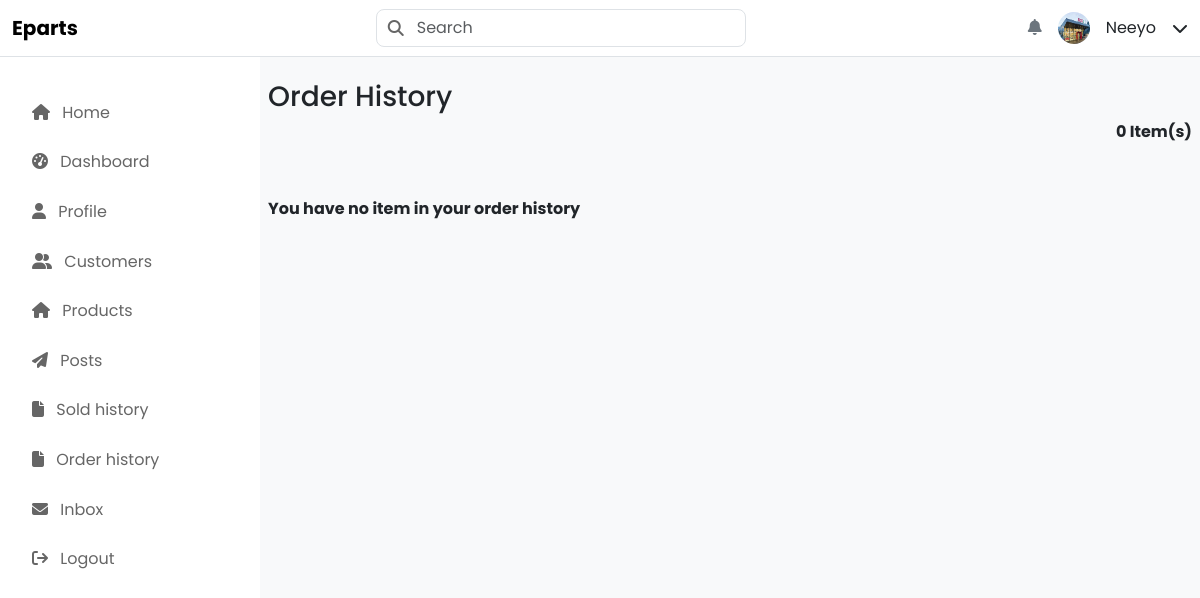
The app's page /dashboard/order-history.php (signed in) with its own data.
### tables this page shows
CREATE TABLE `user_profile` (
  `id` int(11) NOT NULL,
  `user_name` varchar(255) NOT NULL,
  `user_email` varchar(255) NOT NULL,
  `user_password` varchar(255) NOT NULL,
  `user_type` varchar(255) NOT NULL,
  `user_image` varchar(255) NOT NULL,
  `user_phone` varchar(255) NOT NULL,
  `user_location` varchar(255) NOT NULL,
  `lga` varchar(255) NOT NULL,
  `user_address` varchar(255) NOT NULL,
  `user_rating` varchar(255) NOT NULL,
  `verified` tinyint(11) NOT NULL,
  `vkey` varchar(255) NOT NULL,
  `reset_token` varchar(255) NOT NULL,
  `reset_token_expiry` varchar(255) NOT NULL,
  `date_added` varchar(255) NOT NULL
);

### dashboard/contents/profile-contents.php (called while the page is built, shortened)
<?php
     if(isset($_SESSION['user_id'])){
         $query = "SELECT * FROM user_profile WHERE id = ?";
         $stmt = $conn->prepare($query);
         $stmt->bind_param('i', $userId);
         $stmt->execute();
         $result = $stmt->get_result();
         if ($row = $result->fetch_assoc()) {
             $user_name = $row['user_name'];
             $user_image = $row['user_image'];
         } else {
              echo "No user found.";
         }
     }
?>

### dashboard/order-history.php (the view, shortened to what this page needs)
<?php session_start();
     if(isset($_SESSION['user_id'])){
         $userId = $_SESSION['user_id'];
         require("../engine/config.php");
         include("contents/profile-contents.php");
     }
     else{
         header("Location:../index.php");
         exit();
     }
?>
<!DOCTYPE html>
<html lang="en">
<head>
    <link href="https://cdnjs.cloudflare.com/ajax/libs/bootstrap/5.3.2/css/bootstrap.min.css" rel="stylesheet">
    <link href="https://cdnjs.cloudflare.com/ajax/libs/font-awesome/6.4.0/css/all.min.css" rel="stylesheet">
    <link rel="stylesheet" href="../assets/css/wholesaler/wholesaler-dashboard.css">
    <link rel="stylesheet" href="../assets/css/wholesaler/wholesaler-products.css">
</head>
<body class="bg-light">
<nav class="navbar navbar-expand-lg navbar-light bg-white border-bottom fixed-top">
        <div class="container-fluid">
            <a class="navbar-brand text-orange fw-bold" href="#">Eparts</a>
            <div class="position-relative d-flex align-items-center">
                <i class="fas fa-search search-icon"></i>
                <input type="text" class="form-control search-input" placeholder="Search">
            </div>
            <div class="d-flex align-items-center gap-3">
                <a href='notifications.php'><i class="fas fa-bell text-secondary"></i></a>
                <img src="<?php echo"../" .htmlspecialchars($user_image); ?>" class="rounded-circle" width="32" height="32">
                <span><?php echo htmlspecialchars($user_name); ?></span>
                <i class="fas fa-chevron-down"></i>
            </div>
        </div>
    </nav>
      <?php include ("components/side-bar.php"); ?>
    <div class="main-content pt-5 my-3 px-2">
    <div id="label">
    <?php
$sql = "SELECT
         products.product_id AS product_id,
         products.product_name AS product_name,
         products.product_location AS product_location ,
         products.product_price AS product_price,
         products.product_image AS product_image,
         products.product_views AS product_views,
         products.product_discount AS discount,
         cart.itemId AS itemId,
         cart.noofItem AS cart_no_of_items,
         cart.buyer AS buyer,
         cart.payment_status AS payment_status
        FROM products
        INNER JOIN cart ON cart.itemId = products.product_id
        WHERE cart.buyer = ? AND cart.payment_status = 1";
if ($stmt = $conn->prepare($sql)) {
    $stmt->bind_param("i", $userId);
    $stmt->execute();
    $getorderlist = $stmt->get_result();
} else {
    echo "Error preparing statement: " . $conn->error;
    exit;
}
echo "<h3 class='mt-3'>Order History</h3>";
echo "<h6 class='mt-2' style='text-align:right'><b>" . $getorderlist->num_rows . " Item(s)</b></h6><br>";
if ($getorderlist && $getorderlist->num_rows > 0) {
    ?>
    <div class='container d-flex justify-content-evenly'>
        <?php
        while ($data = $getorderlist->fetch_assoc()) {
            echo "<div style='width:250px;' id='package mt-2 d-flex flex-row flex-column'>";
            $price = $data['product_price'];
            if ($data['discount'] > 0) {
            } else {
            }
            ?>
            <a href='../product-details.php?id=<?php echo htmlspecialchars (base64_encode($data["product_id"])); ?>' target='_blank'>
                <img loading='lazy' id='imgitem' class='w-100' src="<?php echo"../" .htmlspecialchars($data['product_image']); ?>">
            </a>
            <span id='nameitem'><a target='_blank' href='product-details.php?id="<?= htmlspecialchars($data['product_id']); ?>"'> <?= htmlspecialchars($data['product_name'])?></a></span><br>
            <?php
            if ($data['discount'] > 0) {
                echo "<span style='text-decoration:line-through;' id='priceitem'>&#8358;" . $price . "</span> ";
                $discountedPrice = round($price - ($data['discount'] / 100 * $price));
                echo "<span id='priceitem'>&#8358;" . $discountedPrice . "</span><br>";
            } else {
                echo "<span id='priceitem'>&#8358;" . $price . "</span> ";
            }
            echo "<span id='locitem'>" . $data['product_location'] . "</span><br>";
            echo "</div>";
        }
        ?>
    </div>
    <?php
} else {
    echo "<br><strong>You have no item in your order history</strong>";
}
?>
    </div>
  </div>
    </body>
    </html>

### assets/css/wholesaler/wholesaler-dashboard.css (style rules this page uses)
body { font-family:poppins; }
.main-content { margin-left: 260px; }
.search-input { padding-left: 2.5rem; border-radius: 8px; }
.search-icon { position: absolute; left: 12px; top: 50%; transform: translateY(-50%); color: #666; }

### records on screen
user_profile: user_image (picture), user_name "Neeyo", user_rating "0"
